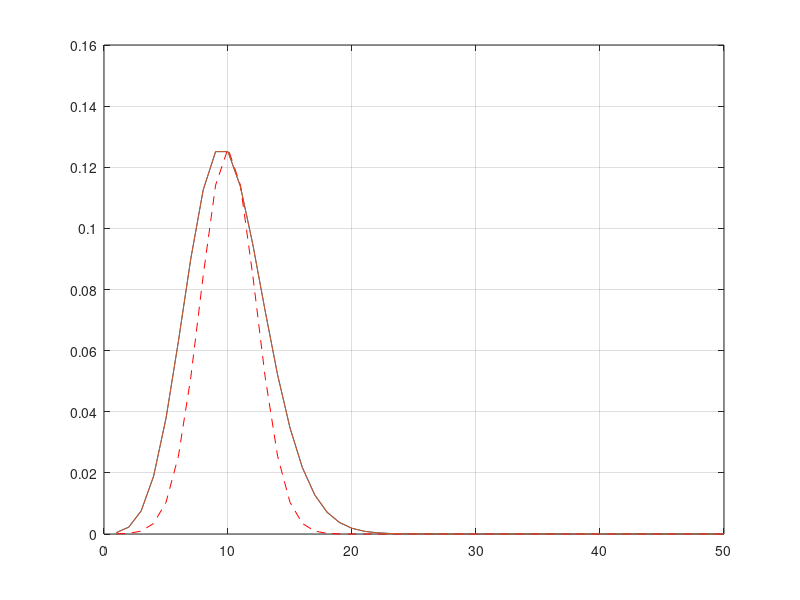

The MATLAB script that drew this image: (Note: this script raises an error after producing the figure.)
myfun=@(x,lam) lam.^x./(prod(1:x)).*exp(-lam);
% lam = 0:0.1:20;
% y = myfun(5,lam);
% plot(lam,y);grid;

lama = 10;
clear x yy
for i = 1:50
   x(i) = 0+i*1;
   yy(i) =  myfun(x(i),lama);   
end

guassionfun = @(x,lam) 1/(sqrt(2*pi*lam)).*exp(-(x-lam).^2/lam);

yyy = guassionfun(x,lama);
 plot(x,yy)
hold on
plot(x,yyy,'--r')



plot(x,yy);grid;




 a = (sino_17mas*2e-4-2);
 b = exp(-a+log(1239));
 min(b(:))
 max(b(:))
 
 

 
 
 a = (sino_17mas/ 2294.5);
 b = exp(-a)./sigma_17mas;
 min(b(:))
 max(b(:))